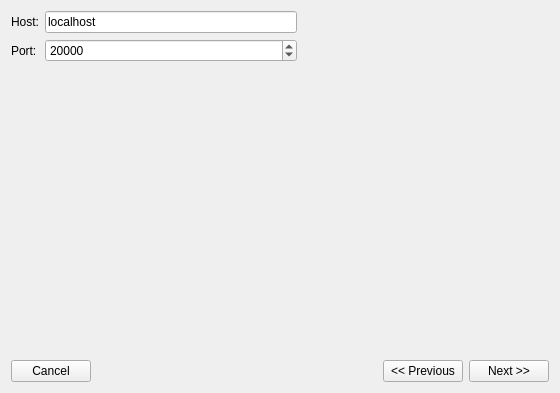
<?xml version="1.0" encoding="UTF-8"?>
<ui version="4.0">
 <class>TcpConnectWidget</class>
 <widget class="QWidget" name="TcpConnectWidget">
  <property name="geometry">
   <rect>
    <x>0</x>
    <y>0</y>
    <width>560</width>
    <height>393</height>
   </rect>
  </property>
  <property name="windowTitle">
   <string>Player Setup</string>
  </property>
  <layout class="QVBoxLayout" name="verticalLayout">
   <item>
    <layout class="QGridLayout" name="gridLayout">
     <item row="0" column="0">
      <widget class="QLabel" name="hostLabel">
       <property name="sizePolicy">
        <sizepolicy hsizetype="Fixed" vsizetype="Preferred">
         <horstretch>0</horstretch>
         <verstretch>0</verstretch>
        </sizepolicy>
       </property>
       <property name="text">
        <string>Host:</string>
       </property>
      </widget>
     </item>
     <item row="1" column="0">
      <widget class="QLabel" name="portLabel">
       <property name="sizePolicy">
        <sizepolicy hsizetype="Fixed" vsizetype="Preferred">
         <horstretch>0</horstretch>
         <verstretch>0</verstretch>
        </sizepolicy>
       </property>
       <property name="text">
        <string>Port:</string>
       </property>
      </widget>
     </item>
     <item row="1" column="2">
      <spacer name="horizontalSpacer_2">
       <property name="orientation">
        <enum>Qt::Horizontal</enum>
       </property>
       <property name="sizeHint" stdset="0">
        <size>
         <width>40</width>
         <height>20</height>
        </size>
       </property>
      </spacer>
     </item>
     <item row="1" column="1">
      <widget class="QSpinBox" name="portEdit">
       <property name="minimum">
        <number>1</number>
       </property>
       <property name="maximum">
        <number>32767</number>
       </property>
       <property name="value">
        <number>20000</number>
       </property>
      </widget>
     </item>
     <item row="0" column="1">
      <widget class="QLineEdit" name="hostEdit">
       <property name="text">
        <string>localhost</string>
       </property>
      </widget>
     </item>
    </layout>
   </item>
   <item>
    <spacer name="verticalSpacer">
     <property name="orientation">
      <enum>Qt::Vertical</enum>
     </property>
     <property name="sizeHint" stdset="0">
      <size>
       <width>20</width>
       <height>40</height>
      </size>
     </property>
    </spacer>
   </item>
   <item>
    <layout class="QHBoxLayout" name="horizontalLayout_3">
     <item>
      <widget class="QPushButton" name="cancelButton">
       <property name="text">
        <string>Cancel</string>
       </property>
      </widget>
     </item>
     <item>
      <spacer name="horizontalSpacer">
       <property name="orientation">
        <enum>Qt::Horizontal</enum>
       </property>
       <property name="sizeHint" stdset="0">
        <size>
         <width>40</width>
         <height>20</height>
        </size>
       </property>
      </spacer>
     </item>
     <item>
      <widget class="QPushButton" name="previousButton">
       <property name="text">
        <string>&lt;&lt; Previous</string>
       </property>
      </widget>
     </item>
     <item>
      <widget class="QPushButton" name="nextButton">
       <property name="text">
        <string>Next &gt;&gt;</string>
       </property>
      </widget>
     </item>
    </layout>
   </item>
  </layout>
 </widget>
 <includes>
  <include location="local">kpassworddialog.h</include>
 </includes>
 <resources/>
 <connections/>
</ui>
